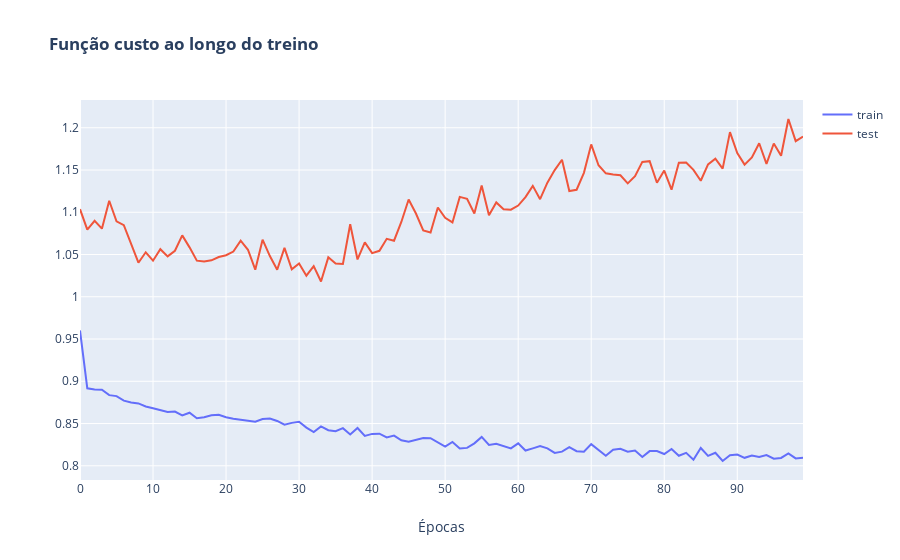

The notebook cell this image was saved under:
### Code cell
fig = go.Figure()

fig.add_trace(go.Scatter(x = np.array(range(400)), y=history.history['loss'], name='train'))
fig.add_trace(go.Scatter(x = np.array(range(400)), y=history.history['val_loss'], name='test'))
fig.update_layout(title='<b> Função custo ao longo do treino </b>')
fig.update_xaxes(title_text='Épocas')
fig.show()
